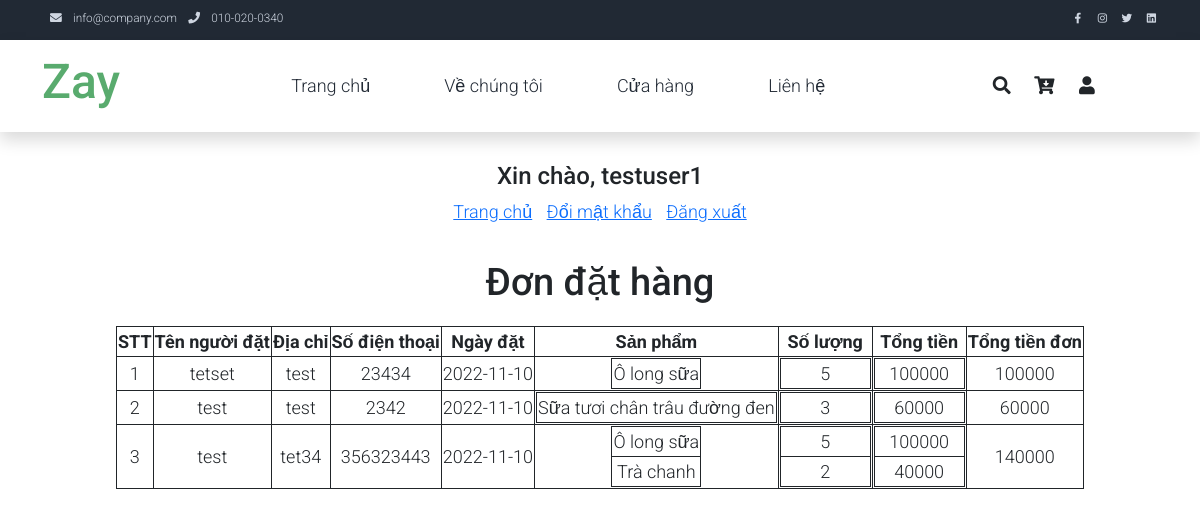
The page /?action=account (signed in) on the database its author committed.
### tables this page shows
CREATE TABLE `bill` (
  `id` int(11) NOT NULL,
  `fullname` text NOT NULL,
  `andress` text NOT NULL,
  `phone` varchar(255) NOT NULL,
  `date_order` date NOT NULL,
  `data_order` longtext NOT NULL,
  `total_bill` int(255) NOT NULL,
  `username` text NOT NULL
);

### index.php (called while the page is built)
<?php
    require_once "Controller/Controll.php";
    $index = new Controller();
    $index->MainControl();
?>

### Model/DbModel.php (called while the page is built, shortened)
<?php
    class Model extends Db{
        public function GetDataUser(){
            $sql = "SELECT * FROM user";
            $con = $this->connect();
            $ketqua = $con->query($sql);
            if($ketqua->num_rows==0){
                $data = 0;
            }else{
                while($datas = mysqli_fetch_assoc($ketqua)) {
                    $data[] = $datas;
                }
            }
            return $data;
        }
        public function GetDataUserRole(){
            $sql = "SELECT * FROM role_user";
            $con = $this->connect();
            $ketqua = $con->query($sql);
            if($ketqua->num_rows==0){
                $data = 0;
            }else{
                while($datas = mysqli_fetch_assoc($ketqua)) {
                    $data[] = $datas;
                }
            }
            return $data;
        }
        public function GetCategories(){
            $sql = "SELECT * FROM categories";
            $con = $this->connect();
            $result = $con->query($sql);
            if($result->num_rows==0){
                $data = 0;
            }else{
                while($datas = mysqli_fetch_assoc($result)) {
                    $data[] = $datas;
                }
            }
            return $data;
        }
        public function GetProducts(){
            $sql = "SELECT * FROM products";
            $con = $this->connect();
            $result = $con->query($sql);
            if($result->num_rows==0){
                $data = 0;
            }else{
                while($datas = mysqli_fetch_assoc($result)) {
                    $data[] = $datas;
                }
            }
            return $data;
        }
        public function GetCart(){
            $sql = "SELECT * FROM cart";
            $con = $this->connect();
            $result = $con->query($sql);
            if($result->num_rows==0){
                $data = 0;
            }else{
                while($datas = mysqli_fetch_assoc($result)) {
                    $data[] = $datas;
                }
            }
            return $data;
        }
        public function GetBill(){
            $sql = "SELECT * FROM bill";
            $con = $this->connect();
            $result = $con->query($sql);
            if($result->num_rows==0){
                $data = 0;
            }else{
                while($datas = mysqli_fetch_assoc($result)) {
                    $data[] = $datas;
                }
            }
            return $data;
        }
        public function GetBillUser($username){
            $sql = "SELECT * FROM bill WHERE username = '$username'";
            $con = $this->connect();
            $result = $con->query($sql);
            if($result->num_rows==0){
                $data = 0;
            }else{
                while($datas = mysqli_fetch_assoc($result)) {
                    $data[] = $datas;
                }
            }
            return $data;
        }
    }
?>

### View/account.php (the view, shortened to what this page needs)
<!DOCTYPE html>
<html lang="en">
<head>
    <link href="https://cdn.jsdelivr.net/npm/bootstrap@5.2.1/dist/css/bootstrap.min.css" rel="stylesheet">
    <link rel="stylesheet" href="./View/css/account.css">
    <link rel="stylesheet" href="./header.css">
    <link rel="stylesheet" href="assets/css/templatemo.css">
    <link rel="stylesheet" href="assets/css/custom.css">
    <link rel="stylesheet" href="assets/css/fontawesome.min.css">
</head>
<body>
    <nav class="navbar navbar-expand-lg bg-dark navbar-light d-none d-lg-block" id="templatemo_nav_top">
        <div class="container text-light">
            <div class="w-100 d-flex justify-content-between">
                <div>
                    <i class="fa fa-envelope mx-2"></i>
                    <a class="navbar-sm-brand text-light text-decoration-none" href="mailto:info@company.com">info@company.com</a>
                    <i class="fa fa-phone mx-2"></i>
                    <a class="navbar-sm-brand text-light text-decoration-none" href="tel:010-020-0340">010-020-0340</a>
                </div>
                <div>
                    <a class="text-light" href="https://fb.com/" target="_blank" rel="sponsored"><i class="fab fa-facebook-f fa-sm fa-fw me-2"></i></a>
                    <a class="text-light" href="https://www.instagram.com/" target="_blank"><i class="fab fa-instagram fa-sm fa-fw me-2"></i></a>
                    <a class="text-light" href="https://twitter.com/" target="_blank"><i class="fab fa-twitter fa-sm fa-fw me-2"></i></a>
                    <a class="text-light" href="https://www.linkedin.com/" target="_blank"><i class="fab fa-linkedin fa-sm fa-fw"></i></a>
                </div>
            </div>
        </div>
    </nav>
    <nav class="navbar navbar-expand-lg navbar-light shadow">
        <div class="container d-flex justify-content-between align-items-center">
            <a class="navbar-brand text-success logo h1 align-self-center" href="index.html">
                Zay
            </a>
            <div class="align-self-center collapse navbar-collapse flex-fill  d-lg-flex justify-content-lg-between" id="templatemo_main_nav">
                <div class="flex-fill">
                    <ul class="nav navbar-nav d-flex justify-content-between mx-lg-auto">
                        <li class="nav-item">
                            <a class="nav-link" href="http://localhost/milktea/">Trang chủ</a>
                        </li>
                        <li class="nav-item">
                            <a class="nav-link" href="#">Về chúng tôi</a>
                        </li>
                        <li class="nav-item">
                            <a class="nav-link" href="#">Cửa hàng</a>
                        </li>
                        <li class="nav-item">
                            <a class="nav-link" href="#">Liên hệ</a>
                        </li>
                    </ul>
                </div>
            </div>
            <div class="navbar align-self-center d-flex">
                <a class="nav-icon d-none d-lg-inline" href="#" data-bs-toggle="modal" data-bs-target="#templatemo_search">
                    <i class="fa fa-fw fa-search text-dark mr-2"></i>
                </a>
                <a class="nav-icon position-relative text-decoration-none" href="?action=cart">
                    <i class="fa fa-fw fa-cart-arrow-down text-dark mr-1"></i>
                </a>
                <?php
                    if(isset($_SESSION['username'])){
                        ?>
                            <a class="nav-icon position-relative text-decoration-none" href="?action=account">
                                <i class="fa fa-fw fa-user text-dark mr-3"></i>
                            </a>
                        <?php
                    }else{
                        ?>
                            <a class="nav-icon position-relative text-decoration-none" href="?action=login">
                                <i class="fa fa-fw fa-user text-dark mr-3"></i>
                            </a>
                        <?php
                    }
                ?>
            </div>
        </div>
    </nav>
    <div class="container account">
        <h3>Xin chào, <?php echo $_SESSION['username']; ?></h3>
        <div class="action">
            <a class="home" href="http://localhost/milktea">Trang chủ</a>
            <a class="change" href="?action=changepass">Đổi mật khẩu</a>
            <a class="logout" href="?action=logout">Đăng xuất</a>
        </div>
        <h4>Đơn đặt hàng</h4>
        <?php
        if($billUser != 0){
            ?>
        <table>
            <thead>
                <th>STT</th>
                <th>Tên người đặt</th>
                <th>Địa chỉ</th>
                <th>Số điện thoại</th>
                <th>Ngày đặt</th>
                <th>Sản phẩm</th>
                <th>Số lượng</th>
                <th>Tổng tiền</th>
                <th>Tổng tiền đơn</th>
            </thead>
            <tbody>
                <?php
                $i = 0;
                foreach ($billUser as $key => $value) {
                    $i++;
                    $data_order = json_decode($value['data_order']);
                    ?>
                        <tr>
                            <td><?php echo $i; ?></td>
                            <td><?php echo $value['fullname']; ?></td>
                            <td><?php echo $value['andress']; ?></td>
                            <td><?php echo $value['phone']; ?></td>
                            <td><?php echo $value['date_order']; ?></td>
                            <td>
                                <table>
                                    <?php
                                    foreach ($data_order->title as $key => $title) {
                                        ?>
                                        <tr>
                                            <td class="name"><?php echo $title; ?></td>
                                        </tr>
                                        <?php
                                    }
                                    ?>
                                </table>
                            </td>
                            <td>
                                <table>
                                    <?php
                                    foreach ($data_order->quantity as $key => $quantity) {
                                        ?>
                                        <tr>
                                            <td class="quantity"><?php echo $quantity; ?></td>
                                        </tr>
                                        <?php
                                    }
                                    ?>
                                </table>
                            </td>
                            <td>
                                <table>
                                    <?php
                                    foreach ($data_order->summ as $key => $summ) {
                                        ?>
                                        <tr>
                                            <td class="sum"><?php echo $summ; ?></td>
                                        </tr>
                                        <?php
                                    }
                                    ?>
                                </table>
                            </td>
                            <td><?php echo $value['total_bill']; ?></td>
                        </tr>
                    <?php
                }
                ?>
            </tbody>
        </table>
        <?php
        }else{
            ?>
            <div class="message">
                <p>Bạn chưa đặt đơn nào!!<a href="http://localhost/milktea"> Đặt hàng ngay </a></p>
            </div>
            <?php
        }
        ?>
    </div>
</body>
</html>

### View/css/account.css (style rules this page uses)
.account { margin-top: 30px; }
.account h3, .account h4 { text-align: center; }
.account h3 { font-size: 24px; }
.account h4 { font-size: 38px; margin-top: 35px; margin-bottom: 20px; }
.account .action { text-align: center; }
.account .action a { padding: 0 5px; }
.account table { margin: 0 auto; }
.account table tr td, .account table th { border: 1px solid; text-align: center; }
.account table td.quantity, .account table td.sum { width: 90px; }

### header.css (style rules this page uses)
.fab, .fa-brands { font-family: 'Font Awesome 5 Brands' !important; }
a.navbar-brand { height: 100%; align-items: center; display: flex; }

### assets/css/templatemo.css (style rules this page uses)
body, ul, li, p, a, label, input, div { font-family: 'Roboto', sans-serif; font-size: 18px !important; font-weight: 300 !important; }
.h1 { font-family: 'Roboto', sans-serif; font-size: 48px !important; font-weight: 200 !important; }
.logo { font-weight: 500 !important; }
.text-success { color: #59ab6e !important; }
.text-light { color: #cfd6e1 !important; }
.bg-dark { background-color: #212934 !important; }
#templatemo_nav_top { min-height: 40px; }
#templatemo_nav_top * { font-size: .9em !important; }
#templatemo_main_nav a { color: #212934; }
@media (min-width: 768px) { #templatemo_main_nav .navbar-nav { max-width: 450px; } }
@media (min-width: 992px) { #templatemo_main_nav .navbar-nav { max-width: 550px; } }

### assets/css/custom.css (style rules this page uses)
body { overflow-x: hidden; }
.navbar.align-self-center.d-flex { padding-right: 50px; }
.navbar.align-self-center.d-flex a { padding: 0 10px; }

### rows shown on the page
bill: fullname "tetset", andress "test", phone "23434", date_order "2022-11-10", title "Ô long sữa", quantity "5", summ "100000", total_bill "100000"
bill: fullname "test", andress "test", phone "2342", date_order "2022-11-10", title "Sữa tươi chân trâu đường đen", quantity "3", summ "60000", total_bill "60000"
bill: fullname "test", andress "tet34", phone "356323443", date_order "2022-11-10", title "Ô long sữa", title "Trà chanh", quantity "5", quantity "2", summ "100000", summ "40000", total_bill "140000"

### other values the page prints
$_SESSION['username'] "testuser1"
